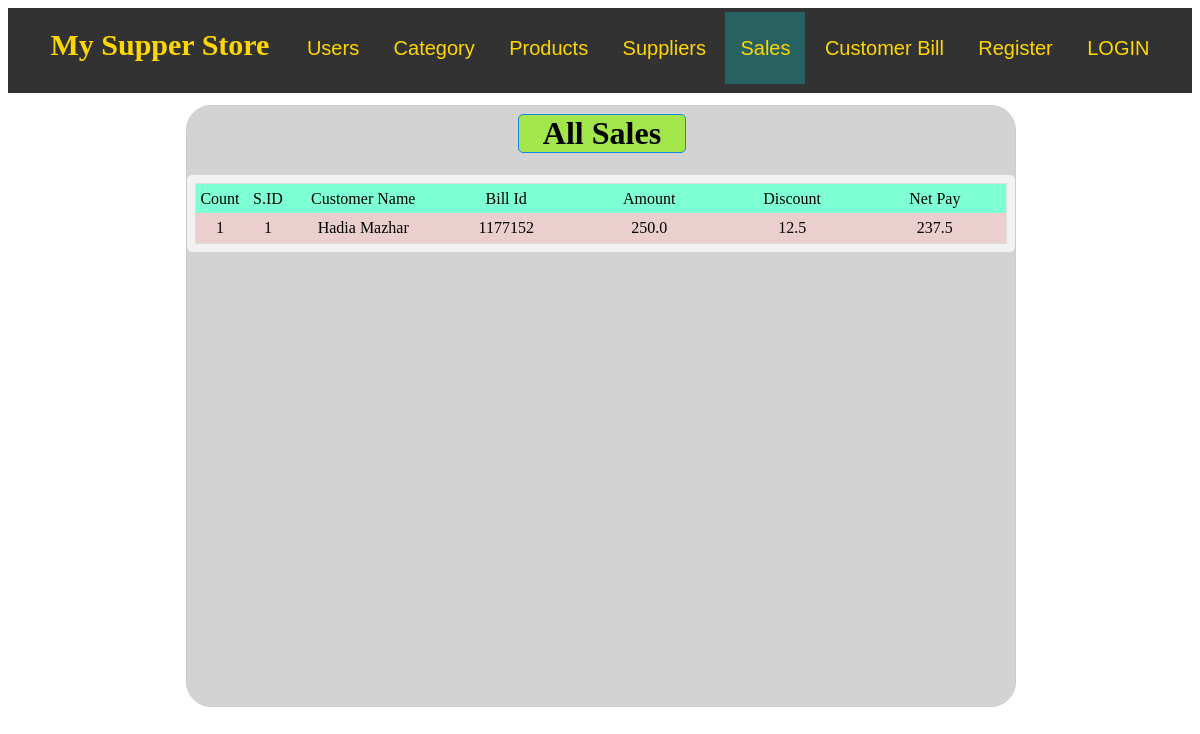
Page /sales/ on the committed database.
### members/models.py (models this page shows)
class Sales(models.Model):
    bid=models.CharField(max_length=255)
    custname=models.CharField(max_length=255)
    custcont=models.CharField(max_length=255)
    sale=models.CharField(max_length=255)
    tamount=models.FloatField()
    disc=models.FloatField()
    netpay=models.FloatField()

### members/views.py (the view)
# urls.py: path('sales/', views.sales, name='sales'),
def sales(request):
  mysales = Sales.objects.all().values()
  data={'mysales':mysales}
  return render(request,'sales.html',data)

### templates/sales.html (shortened to what this page needs)
{% extends "master1.html" %}
{% block content %}
<div style="height:600px" >
  <div style="width:70% ; background-color:lightgray; margin-left:15% ;
  margin-top:1% ; height:100% ;border: 1px solid #ccc;
  border-radius: 25px; " >
  <h1 style="text-align:center;margin-left:40%;margin-top:1% ;background-color:rgb(163, 230, 76);
  border: 1px solid rgb(19, 135, 230); width:20%;
  border-radius: 5px;">All Sales</h1>
    <div class="container" style="width:98% ;margin-left:0% ;margin-top:0%; padding:1% 1% 1% 1% ;">
    <table>
      <thead>
        <tr >
          <td style="width:5%;background-color: aquamarine;"> Count </td>
          <td style="width:5% ;background-color: aquamarine;"> S.ID </td>
          <td style="background-color: aquamarine;"> Customer Name </td>
          <td style="background-color: aquamarine;"> Bill Id </td>
          <td style="background-color: aquamarine;"> Amount </td>
          <td style="background-color: aquamarine;"> Discount </td>
          <td style="background-color: aquamarine;"> Net Pay </td>
        </tr>
      </thead>
        {% for x in mysales %}
        <tr style="text-align:center ; margin-top:25px ;" >
          <td style="width:5%"> {{ x.id }}</td>
          <td style="width:5%"> {{ forloop.counter }} </td>
          <td> {{ x.custname|title }} </td>
          <td> {{ x.bid }} </td>
          <td> {{ x.tamount }} </td>
          <td> {{ x.disc }} </td>
          <td> {{ x.netpay }} </td>
        </tr>
        {% endfor %}
    </table>
    </div>
  </div>
</div>
{% endblock %}

### static/main.css (style rules this page uses)
.container { border-radius: 5px; background-color: #f2f2f2; padding: 20px; }
table { border-collapse: collapse; border-spacing: 0; margin-left:0%; width: 100%; border: 1px solid #ddd; }
td { text-align: left; padding: 1px; text-align:center; width:15% }
thead { background-color: aquamarine; }
tr { text-align:center; width:15%; height: 30px; }
tr:nth-child(odd) { background-color: #ebcece; text-align:center ; margin-top:25px }

### rows in the picture
Sales: id "1", custname "Hadia Mazhar", bid "1177152", tamount "250.0", disc "12.5", netpay "237.5"
